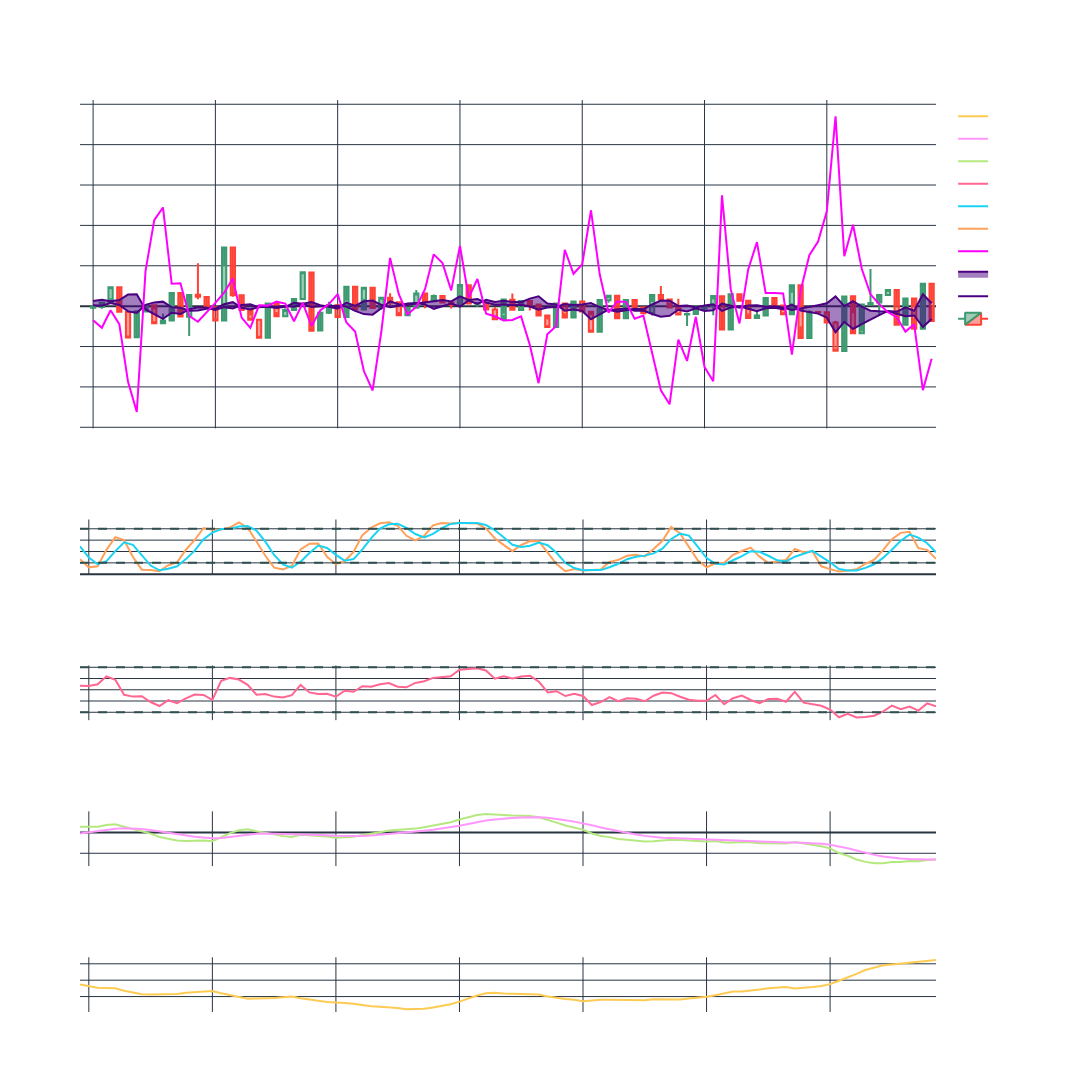

Notebook cell for this chart:
### Code cell
candlestick(df_btc, 100, indicators = [ 'bolinger bands','stdev' , 'stochastic', 'rsi', 'macd', 'adx'])
